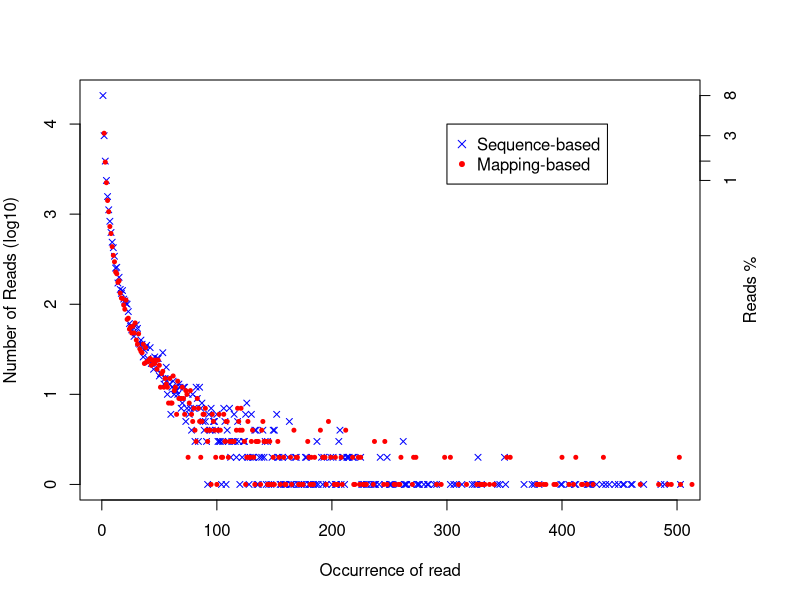

Source code (R):
pdf('CONTROL_REP4.DupRate_plot.pdf')
par(mar=c(5,4,4,5),las=0)
seq_occ=c(1,2,3,4,5,6,7,8,9,10,11,12,13,14,15,16,17,18,19,20,21,22,23,24,25,26,27,28,29,30,31,32,33,34,35,36,37,38,39,40,41,42,43,44,45,46,47,48,49,50,51,52,53,54,55,56,57,58,59,60,61,62,63,64,65,66,67,68,69,70,71,72,73,74,75,76,77,78,79,80,81,82,83,84,85,86,87,88,89,90,91,92,93,94,95,96,97,98,99,100,101,102,103,104,105,106,107,108,109,110,111,113,114,115,117,118,119,120,121,122,124,125,126,127,128,129,130,131,132,133,134,135,136,138,139,140,141,143,144,145,146,147,148,149,150,153,154,155,158,159,160,164,165,167,169,170,171,172,174,175,179,180,181,182,183,184,185,190,192,193,194,195,197,199,202,203,204,205,208,209,212,218,219,220,223,224,225,227,228,230,236,237,245,246,248,254,255,258,259,260,270,271,273,291,295,298,303,310,317,326,329,330,331,333,337,341,352,355,378,380,381,384,386,393,395,400,406,410,412,417,418,422,427,436,468,484,492,495,502,503,513,533,564,579,599,668,731,838,866,910,924,1282,1410,1549)
seq_uniqRead=c(41619,7907,3778,2235,1418,1064,729,609,436,349,296,228,218,175,182,133,117,116,98,88,111,68,70,53,56,48,57,48,62,40,36,47,32,30,29,36,22,33,23,23,24,25,21,24,23,22,24,19,24,21,12,17,18,12,15,13,12,8,15,8,8,16,11,12,6,14,9,9,9,12,9,6,11,10,2,8,11,6,5,7,4,3,9,7,5,2,5,6,6,7,4,3,4,4,1,6,5,4,2,1,4,6,4,2,2,6,3,5,5,2,3,3,3,3,4,7,5,4,7,4,3,1,2,5,2,2,3,4,2,1,3,3,3,1,4,5,3,3,1,1,3,1,1,2,1,3,2,1,2,1,1,2,1,4,2,2,1,1,1,1,3,2,1,2,1,1,2,4,2,2,2,1,5,2,1,2,1,1,2,1,4,2,1,1,2,1,2,1,1,1,1,3,1,3,1,1,1,1,1,2,1,2,2,1,1,2,2,1,1,1,1,1,1,1,1,1,2,2,1,1,1,1,1,1,1,2,1,1,2,1,1,1,1,2,1,1,1,1,2,1,1,1,1,1,1,1,1,1,1,1,1,1,1,1)
pos_occ=c(1,2,3,4,5,6,7,8,9,10,11,12,13,14,15,16,17,18,19,20,21,22,23,24,25,26,27,28,29,30,31,32,33,34,35,36,37,38,39,40,41,42,43,44,45,46,47,48,49,50,51,52,53,54,55,56,57,58,59,60,61,62,63,64,65,66,67,68,69,70,71,72,73,74,75,76,77,78,79,80,81,82,83,84,85,86,87,88,89,90,91,92,93,94,95,96,97,98,99,100,101,102,103,104,105,106,107,108,109,110,111,112,113,114,115,116,117,118,119,120,122,123,124,125,126,127,128,129,130,131,132,133,134,135,136,137,139,140,141,142,143,144,145,147,148,149,150,152,153,154,155,156,157,158,159,160,162,163,164,165,167,168,169,171,173,174,176,177,178,180,181,182,184,186,187,188,191,192,193,195,199,200,201,203,204,206,207,208,209,210,211,213,214,215,218,219,225,226,227,228,230,234,236,237,238,241,242,246,248,250,251,252,258,262,263,264,265,269,274,275,276,280,283,284,289,291,303,306,308,313,322,324,326,327,330,344,346,350,351,367,374,376,380,399,400,406,411,412,422,423,424,430,435,438,441,446,449,453,454,460,461,471,486,489,503,530,532,535,539,544,561,574,605,624,639,687,715,785,902,917,976,1006,1350,1487,1646)
pos_uniqRead=c(20717,7426,3880,2368,1568,1118,833,626,488,424,341,252,257,172,199,146,132,142,114,109,102,100,83,61,57,52,56,44,48,59,54,37,36,40,36,26,31,33,35,25,23,33,22,23,19,26,22,25,25,16,17,17,29,13,15,20,10,15,13,6,12,14,10,11,11,10,13,12,7,8,12,12,5,7,10,6,7,4,10,7,3,12,9,3,12,7,8,5,4,5,3,1,6,4,7,4,5,5,4,6,3,3,3,1,3,7,5,1,4,3,7,2,3,3,6,3,2,5,3,1,2,3,3,6,8,2,1,2,6,2,2,4,4,1,1,2,2,4,2,3,1,3,1,1,2,4,4,6,2,2,1,1,2,1,1,1,2,5,1,1,1,2,2,1,1,1,1,2,2,1,1,1,1,1,3,1,2,1,2,1,2,1,2,1,1,3,4,1,2,2,1,2,2,2,2,2,2,1,1,1,1,1,1,1,1,1,2,1,2,1,1,1,1,3,1,1,1,1,1,1,1,1,1,1,1,1,1,1,1,1,1,1,1,2,1,1,1,2,1,1,1,1,1,1,1,1,1,1,1,1,1,1,1,1,1,1,1,1,1,1,1,1,1,1,1,1,1,1,1,1,1,1,1,1,1,1,1,1,1,1,1,1,1,1,1)
plot(pos_occ,log10(pos_uniqRead),ylab='Number of Reads (log10)',xlab='Occurrence of read',pch=4,cex=0.8,col='blue',xlim=c(1,500),yaxt='n')
points(seq_occ,log10(seq_uniqRead),pch=20,cex=0.8,col='red')
ym=floor(max(log10(pos_uniqRead)))
legend(300,ym,legend=c('Sequence-based','Mapping-based'),col=c('blue','red'),pch=c(4,20))
axis(side=2,at=0:ym,labels=0:ym)
axis(side=4,at=c(log10(pos_uniqRead[1]),log10(pos_uniqRead[2]),log10(pos_uniqRead[3]),log10(pos_uniqRead[4])), labels=c(round(pos_uniqRead[1]*100/sum(pos_uniqRead*pos_occ)),round(pos_uniqRead[2]*100/sum(pos_uniqRead*pos_occ)),round(pos_uniqRead[3]*100/sum(pos_uniqRead*pos_occ)),round(pos_uniqRead[4]*100/sum(pos_uniqRead*pos_occ))))
mtext(4, text = "Reads %", line = 2)
dev.off()
